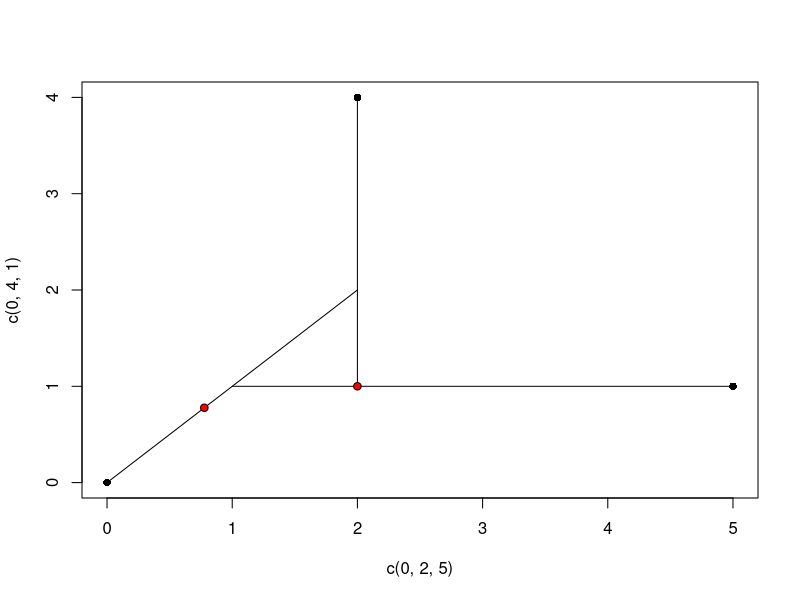
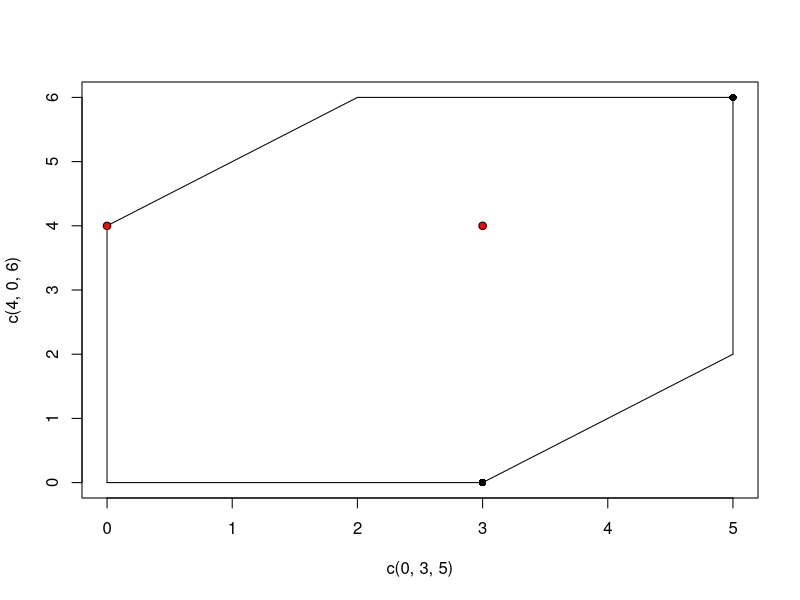

Here is the R script that generated these plots, in order:
# This code implements Sturm's algorithm for sets of bidimensional points in the 
# tropical metric space
a = c(0,0)
b = c(2,4)
c = c(5,1)


a = c(0,4)
b = c(3,0)
c = c(5, 6)

# undefined curvature triangle

a = c(0,0)
b = c(448,449)
c = c(452,256)


P<- matrix(c(a,b, c),nrow=length(a))
K = 100000
N = 10
epsilon = 0.0001

#does not converge
K = 20000
N = 100
epsilon = 0.0001


dtr <- function (x, y){
  x = c(0,x)
  y = c(0,y)
  return (max(x-y) - min(x-y))
}
deu <- function (x, y) return (sqrt(sum((x-y)^2)))
sosd <- function (d, mu, P) {
  sos = 0
  for (i in 1:ncol(P)){
    x = P[,i]
    sos = sos + d(x,mu)^2
  }
  return (sos)
}

tropicalLine <-  function (x,y, tk) {
  if (identical(x,y)) {
    mu =  (x)
    return (mu)
  }
  if ((x[1] == y[1]) | (x[2] == y[2])) {
    mu = ((1-tk)*x+y*tk)
    return (mu)
  }
  
  if ((x[1] == x[2]) & (y[1] == y[2])){
    mu = ((1-tk)*x+y*tk)
    return (mu)
  }
  
  if (x[1]<y[1]) {
    a = x
    b = y
  }
  if (x[1]>y[1]) {
    a = y
    b = x
  }
  if ((a[2]<b[2]) & ((a[1]-a[2])<=(b[1]-b[2]))){
    t = (b[2]-a[2])/(b[1]-a[1])
    if (tk <= t) {
      mu = c(a[1]+tk*(b[1]-a[1]), a[2]+tk*(b[1]-a[1]))
    }
    if (t < tk) {
      mu = c(a[1]+tk*(b[1]-a[1]), b[2])
      
    }
  }
  
  if ((a[2]<b[2]) & ((a[1]-a[2])>(b[1]-b[2]))){
    t = (b[1]-a[1])/(b[2]-a[2])
    if (t >= tk) {
      mu = c(a[1]+tk*(b[2]-a[2]), a[2]+tk*(b[2]-a[2]))
    }
    if (t < tk) {
      mu = c(b[1],a[2]+tk*(b[2]-a[2]))
      
    }
  }
  
  if (a[2]>b[2]){
    t = (a[2]-b[2])/(a[2]-b[2]+b[1]-a[1])
    if (t >= tk) {
      mu = c(a[1],a[2]-tk*(a[2]-b[2]+b[1]-a[1]))
    }
    if (t < tk) {
      mu = c(a[1]+b[2]-a[2]+tk*(a[2]-b[2]+b[1]-a[1]),b[2])
    }
  }
  return (mu)
}


FrechetStrum <- function (P, K, N, epsilon){
  mu = P[,sample(ncol(P),size=1)]
  d = c()
  for (k in 1:K){
    p = P[,sample(ncol(P),size=1)]
    muk=mu
    tk = 1/(k+1)
    mu = tropicalLine(muk, p, tk )
    d = c(d, deu(muk, mu))
    ld = length(d)
    if (ld>N){
      if (all(d[c((ld-N):ld )]<epsilon) ) {
        return (c(mu, sosd(dtr, mu, P), k))
      }
    }
  }
  crit = 0
  return (c("out for iterations:", mu))
}
set.seed(110898)
FrechetStrum(P, K, N, epsilon)

frMeans <- matrix(NA, nrow = 50, ncol = 3)
for (i in 1:50){
  frMeans[i,] <- FrechetStrum(P, K, N, epsilon)
}

plot(c(0, 2, 5),c(0, 4, 1), pch = 16)
lines (c(0,2), c(0,2))
lines(c(1,5), c(1,1))
lines (c(2,2), c(1,4))
#points(frMeans[,1], frMeans[,2], col='magenta', type='p',pch=16, ylim=c(-1,4), xlim= c(-1,5))
points(2,1, col='red', pch = 16)
points(2,1)
points( 0.7770935 , 0.7770935, col='red', pch = 16)
points(0.7770935 , 0.7770935)

plot(c(0, 3, 5),c(4, 0, 6), pch = 16)
lines(c(0,0), c(4,0))
lines(c(0,3), c(0,0))
lines(c(3,5), c(0,2))
lines(c(5,5), c(2,6))
lines(c(2,5), c(6,6))
lines(c(2,0) ,c(6,4))
points(frMeans[,1], frMeans[,2], col='magenta', type='p',pch=16, ylim=c(-1,4), xlim= c(-1,5))
points(3,4, col='red', pch = 16)
points(3,4)
points( 0.000000 ,    3.999305 , col='red', pch = 16)
points(0.000000 ,    3.999305 )
